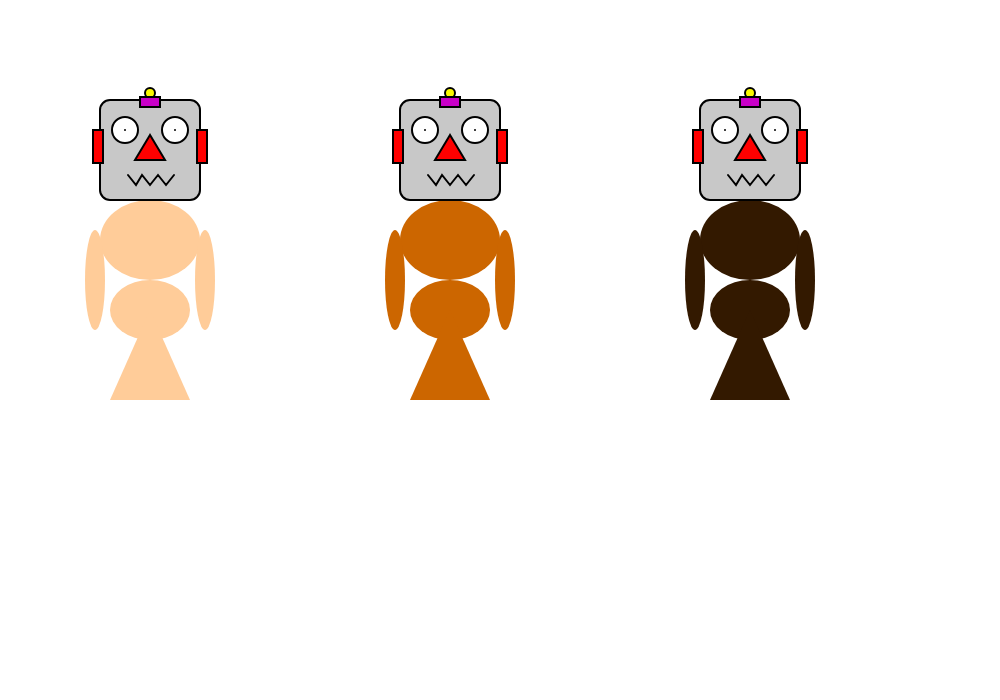
Frame 1 (no input)
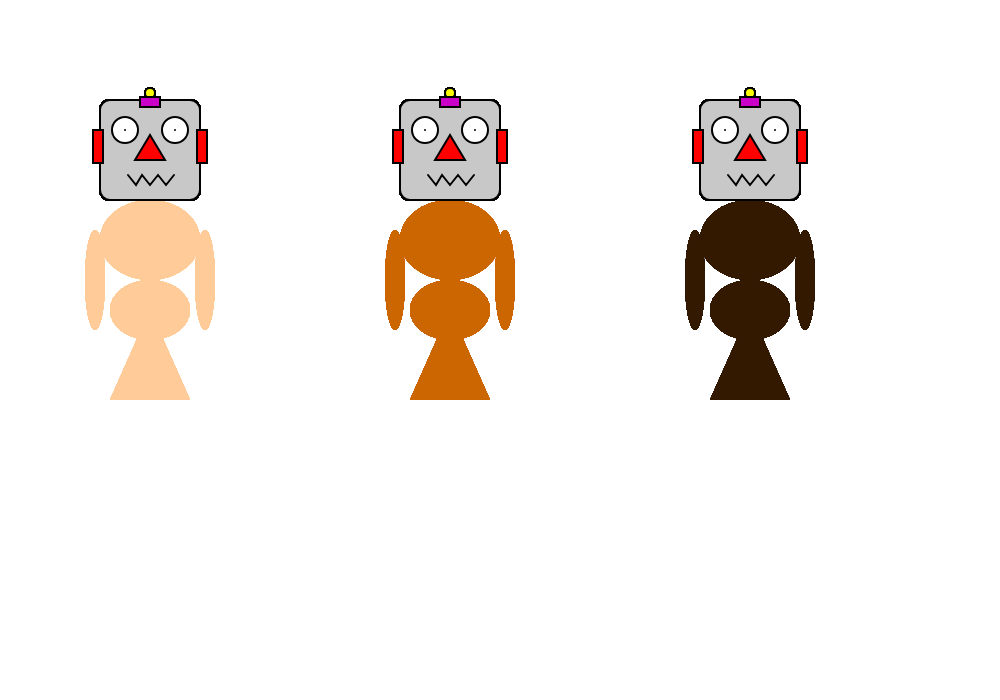
Frame 60 (no input)
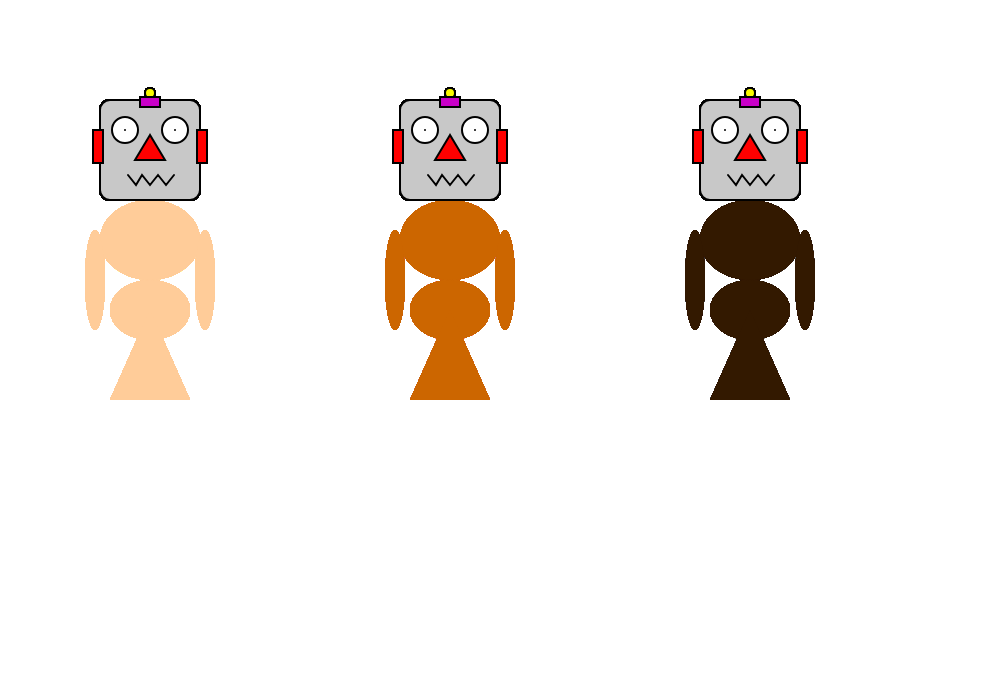
Frame 120 (the mouse pressed at the canvas centre since frame 60)

The p5.js sketch that drew these frames (run headless with seeded random() and noise() and a simulated clock; from frame 60 on, the mouse is pressed at the canvas centre):

// p5.js sketch
// ── sketch.js
function setup()
{
	//create a canvas for the robot
	createCanvas(1000, 700);
}

function draw()
{
	strokeWeight(2);

	//robot body 1 - delete this code and make your own robot body
    strokeWeight(0);
	fill(255,204,153);
    ellipse(150,240,100,80);
    ellipse(95,280,20,100);
    ellipse(205,280,20,100);
    ellipse(150,310,80,60);
    triangle(150,310,110,400,190,400);
    
	//robot body 2 - delete this code and make your own robot body
    fill(204,102,0);
    ellipse(450,240,100,80);
    ellipse(395,280,20,100);
    ellipse(505,280,20,100);
    ellipse(450,310,80,60);
    triangle(450,310,410,400,490,400);

	//robot body 3 - delete this code and make your own robot body
    fill(51,25,0);
    ellipse(750,240,100,80);
    ellipse(695,280,20,100);
    ellipse(805,280,20,100);
    ellipse(750,310,80,60);
    triangle(750,310,710,400,790,400);
    strokeWeight(2);
    fill(200);


	// !!! Draw the robot heads - You shouldn't need to change this code !!!

	//robot head 1
	fill(200);
	rect(100, 100, 100, 100, 10);
    //robot head 2
	rect(400, 100, 100, 100, 10);
    //robot head 3
	rect(700, 100, 100, 100, 10);

	//ears
	fill(255, 0, 0);

	//robot ears 1
	rect(93, 130, 10, 33);
	rect(197, 130, 10, 33);

	//robot ears 2
	rect(393, 130, 10, 33);
	rect(497, 130, 10, 33);

	//robot ears 3
	rect(693, 130, 10, 33);
	rect(797, 130, 10, 33);



	//robots' antennas
	fill(250, 250, 0);
    // robot antenna 1
	ellipse(150, 93, 10, 10);
    // robot antenna 1
	ellipse(450, 93, 10, 10);
    // robot antenna 1
	ellipse(750, 93, 10, 10);

    //robots' antennas
	fill(200, 0, 200);
    // robot antenna 1
	rect(140, 97, 20, 10);
    // robot antenna 2
	rect(440, 97, 20, 10);
    // robot antenna 3
	rect(740, 97, 20, 10);


	//robot 1's eyes
	fill(255);
	ellipse(125, 130, 26, 26);
	point(125, 130);
	ellipse(175, 130, 26, 26);
	point(175, 130);

	//robot 2's eyes
	ellipse(425, 130, 26, 26);
	point(425, 130);
	ellipse(475, 130, 26, 26);
	point(475, 130);

	//robot 3's eyes
	ellipse(725, 130, 26, 26);
	point(725, 130);
	ellipse(775, 130, 26, 26);
	point(775, 130);


	//robots' noses
	fill(255, 0, 0);
    //robot 1 nose
	triangle(150, 135, 135, 160, 165, 160);
    //robot 2 nose
	triangle(450, 135, 435, 160, 465, 160);
    //robot 3 nose
	triangle(750, 135, 735, 160, 765, 160);

	//robot 1 mouth
	noFill();
	beginShape();
	vertex(128, 175);
	vertex(136, 185);
	vertex(142, 175);
	vertex(150, 185);
	vertex(158, 175);
	vertex(166, 185);
	vertex(174, 175);
	endShape();

	//robot 2 mouth
	beginShape();
	vertex(428, 175);
	vertex(436, 185);
	vertex(442, 175);
	vertex(450, 185);
	vertex(458, 175);
	vertex(466, 185);
	vertex(474, 175);
	endShape();

	//robot 3 mouth
	beginShape();
	vertex(728, 175);
	vertex(736, 185);
	vertex(742, 175);
	vertex(750, 185);
	vertex(758, 175);
	vertex(766, 185);
	vertex(774, 175);
	endShape();
}
